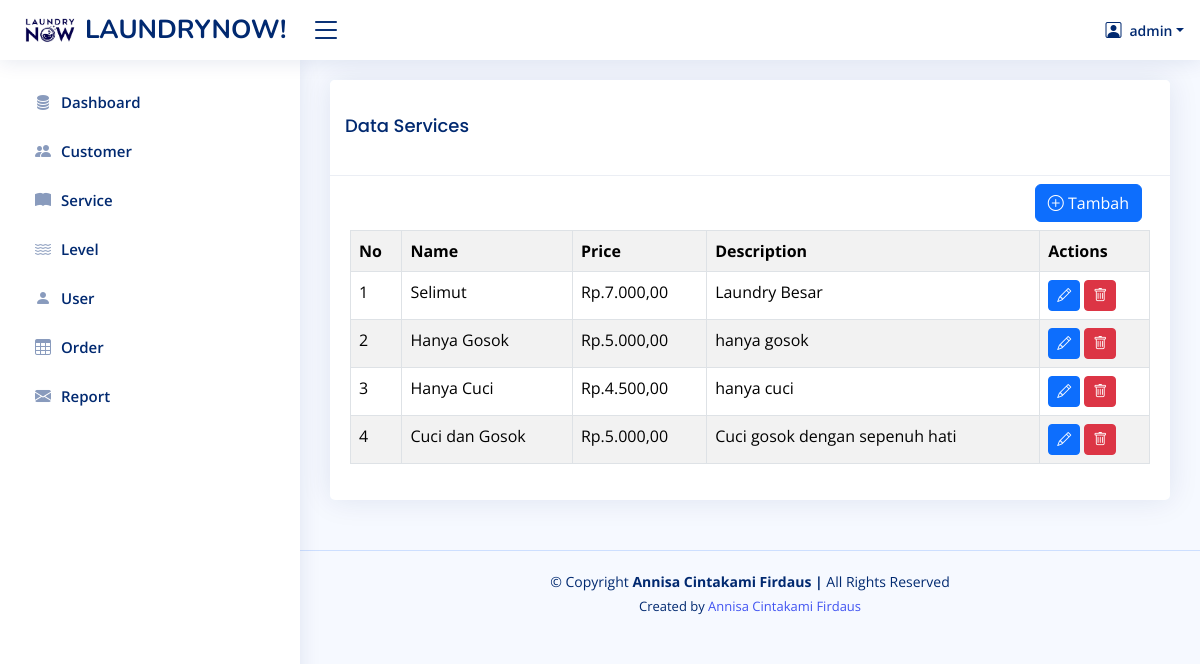
The page /home.php?page=service (signed in) on the database its author committed.
### tables this page shows
CREATE TABLE `level_menus` (
  `id` int(11) NOT NULL,
  `level_id` int(11) NOT NULL,
  `menu_id` int(11) NOT NULL,
  `created_at` timestamp NOT NULL DEFAULT current_timestamp(),
  `updated_at` timestamp NULL DEFAULT NULL ON UPDATE current_timestamp()
);

CREATE TABLE `menus` (
  `id` int(11) NOT NULL,
  `name` varchar(30) NOT NULL,
  `icon` varchar(30) NOT NULL,
  `link` varchar(30) NOT NULL,
  `orders` int(11) NOT NULL,
  `created_at` timestamp NOT NULL DEFAULT current_timestamp(),
  `updated_at` timestamp NULL DEFAULT NULL ON UPDATE current_timestamp()
);

CREATE TABLE `services` (
  `id` int(11) NOT NULL,
  `name` varchar(50) NOT NULL,
  `price` int(11) NOT NULL,
  `description` text NOT NULL,
  `created_at` timestamp NOT NULL DEFAULT current_timestamp(),
  `updated_at` timestamp NULL DEFAULT NULL ON UPDATE current_timestamp()
);

### pages/service.php (the view, shortened to what this page needs)
<?php
$query = mysqli_query($config, "SELECT * FROM services s ORDER BY s.id DESC");
$services = mysqli_fetch_all($query, MYSQLI_ASSOC);
?>
<!DOCTYPE html>
<html lang="en">
<head>
</head>
<body>
  <div class="row">
    <div class="col-sm-12">
      <div class="card">
        <div class="card-header">
          <h3 class="card-title">Data Services</h3>
        </div>
        <div class="card-body">
          <div class="d-flex justify-content-end p-2">
            <a href="?page=tambah-service" class="btn btn-primary"> <i class="bi bi-plus-circle"></i> Tambah</a>
          </div>
          <table class="table table-bordered table-striped">
            <tr>
              <th>No</th>
              <th>Name</th>
              <th>Price</th>
              <th>Description</th>
              <th>Actions</th>
            </tr>
            <?php
            foreach ($services as $key => $value) {
            ?>
              <tr>
                <td><?php echo $key + 1 ?></td>
                <td><?php echo $value['name'] ?></td>
                <td><?php echo "Rp." . number_format($value['price'], 2, ",", ".") ?></td>
                <td><?php echo $value['description'] ?></td>
                <td>
                  <a href="?page=tambah-service&edit= <?= $value['id'] ?>" class="btn btn-primary btn-sm">
                    <i class="bi bi-pencil"></i>
                  </a>
                  <a href="?page=service&delete=<?= $value['id'] ?>" class="btn btn-danger btn-sm" onclick="return confirm('Ingin delete?')">
                    <i class="bi bi-trash"></i>
                  </a>
                </td>
              </tr>
            <?php
            }
            ?>
          </table>
        </div>
      </div>
    </div>
  </div>
</body>
</html>

### inc/sidebar.php (shortened to what this page needs)
<?php
  $level_id = $_SESSION['LEVEL_ID'] ?? '';
  $queryLevelMenu = mysqli_query($config, "SELECT * FROM menus JOIN level_menus ON menus.id = level_menus.menu_id WHERE level_id = '$level_id' ORDER BY orders ASC");
  $rowLevelMenus = mysqli_fetch_all($queryLevelMenu, MYSQLI_ASSOC);
?>
<aside id="sidebar" class="sidebar">
    <ul class="sidebar-nav" id="sidebar-nav">
      <?php foreach($rowLevelMenus as $rowLevelMenu): ?>
      <li class="nav-item">
        <a class="nav-link collapsed" href="?page=<?php echo $rowLevelMenu['link'] ?>">
          <i class="<?php echo $rowLevelMenu['icon'] ?>"></i>
          <span><?php echo $rowLevelMenu['name'] ?></span>
        </a>
      </li>
      <?php endforeach ?>
    </ul>
  </aside>

### assets/css/style.css (style rules this page uses)
:root { scroll-behavior: smooth; }
body { font-family: "Open Sans", sans-serif; background: #f6f9ff; color: #444444; }
a { color: #4154f1; text-decoration: none; }
h1, h2, h3, h4, h5, h6 { font-family: "Nunito", sans-serif; }
.card { margin-bottom: 30px; border: none; border-radius: 5px; box-shadow: 0px 0 30px rgba(1, 41, 112, 0.1); }
.card-header, .card-footer { border-color: #ebeef4; background-color: #fff; color: #798eb3; padding: 15px; }
.card-title { padding: 20px 0 15px 0; font-size: 18px; font-weight: 500; color: #012970; font-family: "Poppins", sans-serif; }
.card-body { padding: 0 20px 20px 20px; }
.sidebar { position: fixed; top: 60px; left: 0; bottom: 0; width: 300px; z-index: 996; transition: all 0.3s; padding: 20px; overflow-y: auto; scrollbar-width: thin; scrollbar-color: #aab7cf transparent; box-shadow: 0px 0px 20px rgba(1, 41, 112, 0.1); background-color: #fff; }
.sidebar-nav { padding: 0; margin: 0; list-style: none; }
.sidebar-nav li { padding: 0; margin: 0; list-style: none; }
.sidebar-nav .nav-item { margin-bottom: 5px; }
.sidebar-nav .nav-link { display: flex; align-items: center; font-size: 15px; font-weight: 600; color: #4154f1; transition: 0.3; background: #f6f9ff; padding: 10px 15px; border-radius: 4px; }
.sidebar-nav .nav-link i { font-size: 16px; margin-right: 10px; color: #4154f1; }
.sidebar-nav .nav-link.collapsed { color: #012970; background: #fff; }
.sidebar-nav .nav-link.collapsed i { color: #899bbd; }

### rows shown on the page
level_menus: menu.name "Dashboard"
level_menus: menu.name "Customer"
level_menus: menu.name "Service"
level_menus: menu.name "Level"
level_menus: menu.name "User"
level_menus: menu.name "Order"
level_menus: menu.name "Report"
services: name "Selimut", price "7.000,00", description "Laundry Besar"
services: name "Hanya Gosok", price "5.000,00", description "hanya gosok"
services: name "Hanya Cuci", price "4.500,00", description "hanya cuci"
services: name "Cuci dan Gosok", price "5.000,00", description "Cuci gosok dengan sepenuh hati"

### other values the page prints
$_SESSION['NAME'] "admin"
